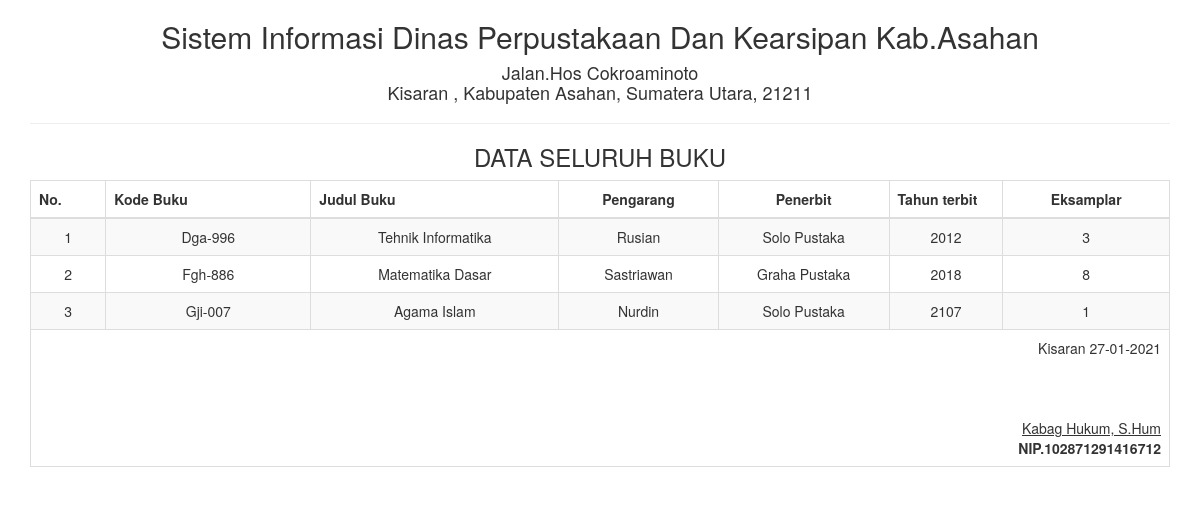
Page /report/arsip_semua.php on the committed database.
### tables this page shows
CREATE TABLE `buku` (
  `id_buku` int(10) NOT NULL,
  `kd_buku` varchar(30) NOT NULL,
  `jdl_buku` varchar(100) NOT NULL,
  `pengarang` varchar(53) NOT NULL,
  `penerbit` varchar(56) NOT NULL,
  `thn_terbit` varchar(15) NOT NULL,
  `eksamplar` varchar(100) NOT NULL,
  `status` varchar(90) NOT NULL
);

### report/arsip_semua.php (the view, shortened to what this page needs)
<!DOCTYPE html>
<html>
    <head>
        <link href="../Assets/css/bootstrap.min.css" rel="stylesheet" type="text/css"/>
    </head>
    <body onload="print()">
        <?php
        include '../config/koneksi.php';
        ?>
        <div class="container">
            <div class='row'>
                <div class="col-sm-12">
                    <div class="text-center">
                        <h2>Sistem Informasi Dinas Perpustakaan Dan Kearsipan Kab.Asahan </h2>
                        <h4>Jalan.Hos Cokroaminoto <br> Kisaran , Kabupaten Asahan, Sumatera Utara, 21211</h4>
                        <hr>
                        <h3>DATA SELURUH BUKU</h3>
                        <table class="table table-bordered table-striped table-hover">
                        <tbody>
                               <thead>
                                <tr>
                                    <th>No.</th><th width="18%">Kode Buku</th><th>Judul Buku</th><th width="14%"><center>Pengarang <br> </center></th><th width="15%"><center>Penerbit</center></th><th width="10%">Tahun terbit</th><th><center>Eksamplar</center></th>
                                </tr>
                                </thead>
							<tbody>
                            <?php
                            $sql = "SELECT * FROM buku";
                            $query = mysqli_query($koneksi, $sql) or die("SQL Anda Salah");
                            $nomor = 0;
                            while ($data = mysqli_fetch_array($query)) {
                                $nomor++;
                                ?>
                                <tr>
                                    <td><?= $nomor ?></td>
									 <td><?= $data['kd_buku'] ?></td>
                                    <td><?= $data['jdl_buku'] ?></td>
                                    <td><?= $data['pengarang'] ?> </td>
                                    <td><?= $data['penerbit'] ?></td>
                                                      <td><?= $data['thn_terbit'] ?></td>
                                                      <td><?= $data['eksamplar'] ?></td>
                                </tr>
                            <?php } ?>
							</tbody>
                        </tbody>
                            <tfoot>
                                <tr>
                                    <td colspan="8" class="text-right">
                                        Kisaran  <?= date("d-m-Y") ?>
                                        <br><br><br><br>
                                        <u>Kabag Hukum, S.Hum<strong></u><br>
                                        NIP.102871291416712
									</td>
								</tr>
							</tfoot>
                        </table>
                    </div>
                </div>
            </div>
    </body>
</html>

### rows in the picture
buku: kd_buku "Dga-996", jdl_buku "Tehnik Informatika", pengarang "Rusian", penerbit "Solo Pustaka", thn_terbit "2012", eksamplar "3"
buku: kd_buku "Fgh-886", jdl_buku "Matematika Dasar", pengarang "Sastriawan", penerbit "Graha Pustaka", thn_terbit "2018", eksamplar "8"
buku: kd_buku "Gji-007", jdl_buku "Agama Islam", pengarang "Nurdin", penerbit "Solo Pustaka", thn_terbit "2107", eksamplar "1"
